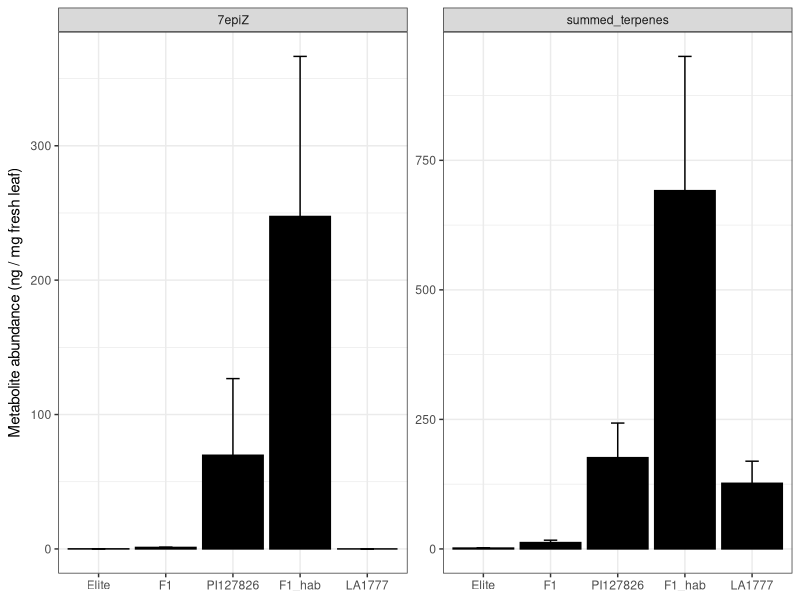

Write the R code that produced this figure.
library(tidyverse)

##############
# custom theme
##############
my.theme = 
  theme(text = element_text(),
        axis.text.x = element_text(size = 8, colour = "black", angle = 90),
        axis.text.y = element_text(size = 8, colour = "black"),
        axis.title.y = element_text(size = 8, colour = "black"),
        strip.background = element_blank(),
        panel.grid.major = element_blank(),
        panel.grid.minor = element_blank(),
        panel.border = element_rect(),
        panel.background = element_rect(fill = NA, color = "black"),
        strip.text.x = element_text(size=8, colour = "black")
  )+
  theme_bw()

#######

df <- read.delim("data/20200722_F1s_leafwash_ng_mg_tissue.txt", 
                       header = T, 
                       sep = "\t", 
                       dec = ".", 
                       check.names = F,
                       quote = "", # to avoid quotes around terpene names
                       stringsAsFactors = F)

# Make data tidy -> select for the right genotypes -> order the genotypes for plotting

df.long = df %>% pivot_longer(cols = 4:ncol(df), names_to = "metabolite", values_to = "value") %>% 
  filter(genotype %in% c("Elite", "F1", "PI127826",  "F1_hab", "LA1777")) %>%
  mutate(genotype = factor(genotype, 
                           levels = c("Elite", "F1", "PI127826",  "F1_hab", "LA1777"),
                           ordered = TRUE)) 

# Optional:
#calculate to nanogram metabolite per gram (instead of milligram) fresh leaf
# df.long$value = df.long$value * 1000

# calculate average values for each metabolite

df.avg = df.long %>% 
  dplyr::group_by(genotype, metabolite) %>% 
  dplyr::summarise(mean_value = mean(value), se = sd(value)/sqrt(3)) 

#####################################################
# Fig 1A: plot 7-epizingiberene and summed_terpenes #
#####################################################

p.fig1a = 
df.avg %>% filter(metabolite %in% c("7epiZ", "summed_terpenes")) %>% 
  ggplot(., aes(x = genotype,
                y = mean_value)) +
  geom_bar(aes(x = genotype, 
               y = mean_value), 
           stat = "identity",
           color = "black", 
           fill = "black") +
  #scale_y_continuous(breaks = c(0, 200,400,600,800))+
  geom_errorbar(aes(x = genotype, 
                    ymin = mean_value - se, 
                    ymax = mean_value + se), 
                width = 0.2)+
  facet_wrap(~metabolite, scale = "free")+
  my.theme +
  xlab(NULL) + 
  ylab(expression("Metabolite abundance (ng / mg fresh leaf)"))

ggsave(file = "figures/Figure_01_terpenes_type6_CVxPI127826/Fig1A.pdf", plot = p.fig1a, width = 9, height = 5.5, units = "cm")
